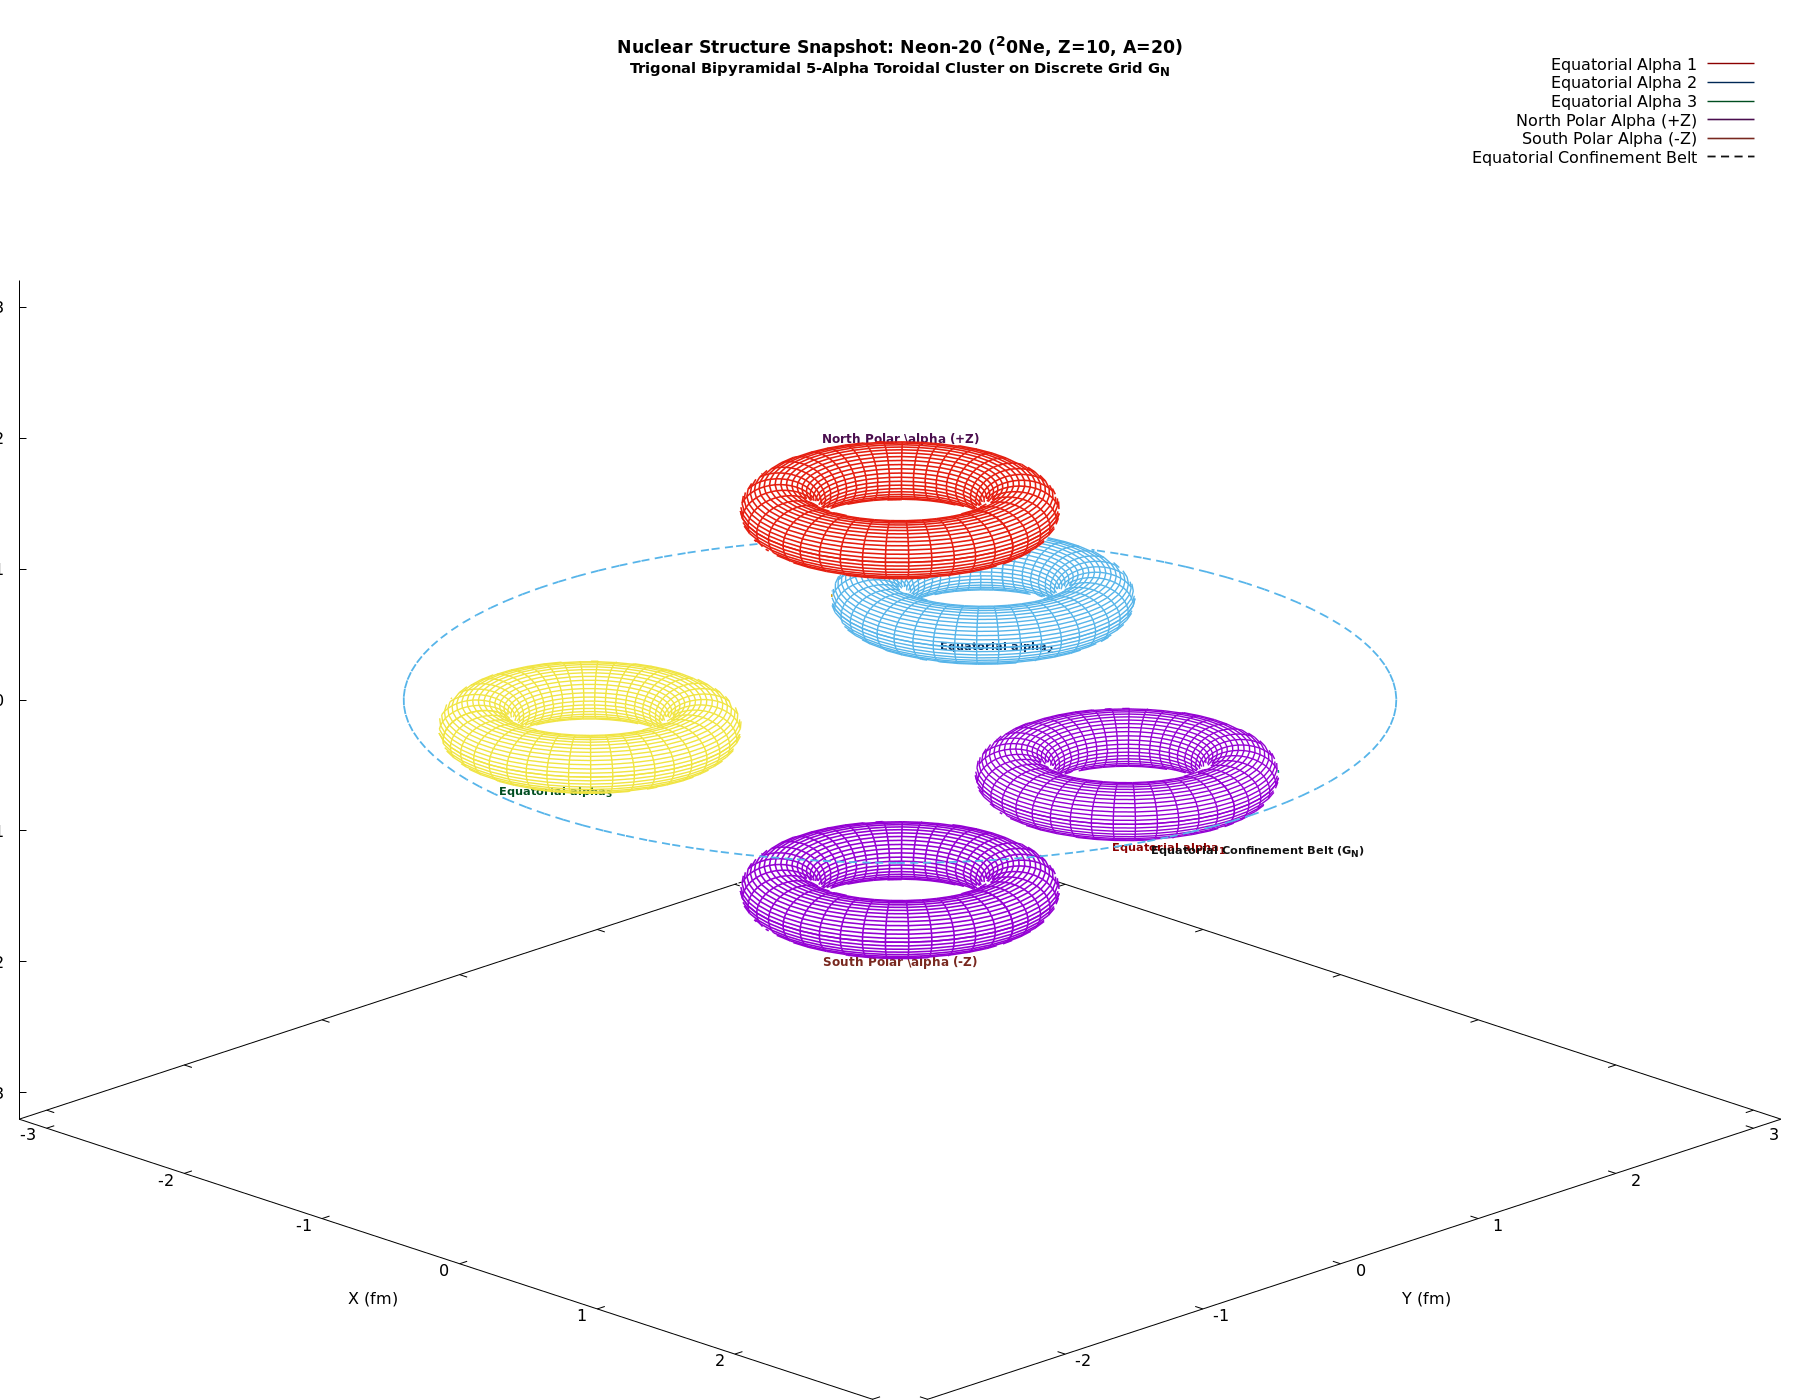

Write gnuplot code to recreate this figure.
# Gnuplot: 3D High-Detail Wireframe Snapshot of Neon-20 Nucleus
# Depicts the discrete electromagnetic architecture of the 20Ne nucleus on G_N:
# - Five Helium-4 alpha core toroids arranged in a trigonal bipyramid (D3h point group)
# - Three equatorial alphas in a triangular plane with two polar locking alphas (+Z and -Z)
# - Closed-shell magnetic flux cage achieving ground state spin J=0+ and zero dipole moment
# Pure wireframe meshwork with hidden-line removal; no surface shading.

reset

if (exists("OUTFILE")) {
    set terminal pngcairo size 1800,1400 font "Sans,12"
    set output OUTFILE
}

set title "Nuclear Structure Snapshot: Neon-20 (^20Ne, Z=10, A=20)\n{/*0.85Trigonal Bipyramidal 5-Alpha Toroidal Cluster on Discrete Grid G_N}" font "Sans-Bold,13" offset 0,-0.5

set parametric
set hidden3d
unset pm3d
set surface

set isosamples 44, 44
set urange [0:2*pi]
set vrange [0:2*pi]

set xlabel "X (fm)" offset -1,-0.5
set ylabel "Y (fm)" offset 1,-0.5
set zlabel "Z: Principal Axis (fm)" offset 1,0
set xrange [-3.2:3.2]
set yrange [-3.2:3.2]
set zrange [-3.2:3.2]
set xyplane at -3.2
set view 64, 45, 1.25, 1.0

# 1. Three Equatorial Alpha Toroids in XY-Plane (R_eq = 1.65 fm, 120 deg apart)
R_eq = 1.65
R_a  = 0.58
r_a  = 0.20

x_eq1(u, v) = R_eq + (R_a + r_a * cos(v)) * cos(u)
y_eq1(u, v) = (R_a + r_a * cos(v)) * sin(u)
z_eq1(u, v) = r_a * sin(v)

phi_2 = 2.0 * pi / 3.0
x_rot2(x, y) = x * cos(phi_2) - y * sin(phi_2)
y_rot2(x, y) = x * sin(phi_2) + y * cos(phi_2)
x_eq2(u, v) = x_rot2(x_eq1(u, v), y_eq1(u, v))
y_eq2(u, v) = y_rot2(x_eq1(u, v), y_eq1(u, v))
z_eq2(u, v) = r_a * sin(v)

phi_3 = 4.0 * pi / 3.0
x_rot3(x, y) = x * cos(phi_3) - y * sin(phi_3)
y_rot3(x, y) = x * sin(phi_3) + y * cos(phi_3)
x_eq3(u, v) = x_rot3(x_eq1(u, v), y_eq1(u, v))
y_eq3(u, v) = y_rot3(x_eq1(u, v), y_eq1(u, v))
z_eq3(u, v) = r_a * sin(v)

# 2. Two Polar Locking Alpha Toroids (+Z and -Z, Z = +/- 1.45 fm)
z_pol = 1.45
R_pol = 0.62
r_pol = 0.20

x_pol_top(u, v) = (R_pol + r_pol * cos(v)) * cos(u)
y_pol_top(u, v) = (R_pol + r_pol * cos(v)) * sin(u)
z_pol_top(u, v) =  z_pol + r_pol * sin(v)

x_pol_bot(u, v) = (R_pol + r_pol * cos(v)) * cos(u)
y_pol_bot(u, v) = (R_pol + r_pol * cos(v)) * sin(u)
z_pol_bot(u, v) = -z_pol + r_pol * sin(v)

# 3. 1D Equatorial Confinement Guide Ring on G_N
set samples 120
set table $NEON_RING
plot [t=0:2*pi] 2.55 * cos(t), 2.55 * sin(t)
unset table

# Wireframe Line Styles
set style line 1 lc rgb "#8b0000" lw 1.4              # Crimson: Equatorial Alpha 1
set style line 2 lc rgb "#002855" lw 1.4              # Blue: Equatorial Alpha 2
set style line 3 lc rgb "#004d20" lw 1.4              # Green: Equatorial Alpha 3
set style line 4 lc rgb "#4a0e4e" lw 1.6              # Purple: North Polar Alpha (+Z)
set style line 5 lc rgb "#78281f" lw 1.6              # Amber: South Polar Alpha (-Z)
set style line 6 lc rgb "#111111" dt (18, 12) lw 1.8   # Distinct Dashed Dark Gray: Equatorial guide ring

set label 1 "Equatorial \\alpha_1" at R_eq+0.3, 0, -0.45 center font "Sans-Bold,8.5" tc rgb "#8b0000"
set label 2 "Equatorial \\alpha_2" at -0.9, 1.6, -0.45 center font "Sans-Bold,8.5" tc rgb "#002855"
set label 3 "Equatorial \\alpha_3" at -0.9, -1.6, -0.45 center font "Sans-Bold,8.5" tc rgb "#004d20"
set label 4 "North Polar \\alpha (+Z)" at 0, 0, z_pol+0.55 center font "Sans-Bold,9" tc rgb "#4a0e4e"
set label 5 "South Polar \\alpha (-Z)" at 0, 0, -z_pol-0.55 center font "Sans-Bold,9" tc rgb "#78281f"
set label 6 "Equatorial Confinement Belt (G_N)" at 2.6, 0, -0.25 center font "Sans-Bold,8.5" tc rgb "#111111"

splot x_eq1(u, v),     y_eq1(u, v),     z_eq1(u, v)     with lines ls 1 title "Equatorial Alpha 1", \
      x_eq2(u, v),     y_eq2(u, v),     z_eq2(u, v)     with lines ls 2 title "Equatorial Alpha 2", \
      x_eq3(u, v),     y_eq3(u, v),     z_eq3(u, v)     with lines ls 3 title "Equatorial Alpha 3", \
      x_pol_top(u, v), y_pol_top(u, v), z_pol_top(u, v) with lines ls 4 title "North Polar Alpha (+Z)", \
      x_pol_bot(u, v), y_pol_bot(u, v), z_pol_bot(u, v) with lines ls 5 title "South Polar Alpha (-Z)", \
      $NEON_RING using 1:2:(0.0) with lines ls 6 title "Equatorial Confinement Belt"

if (!exists("OUTFILE")) {
    pause mouse close
}
